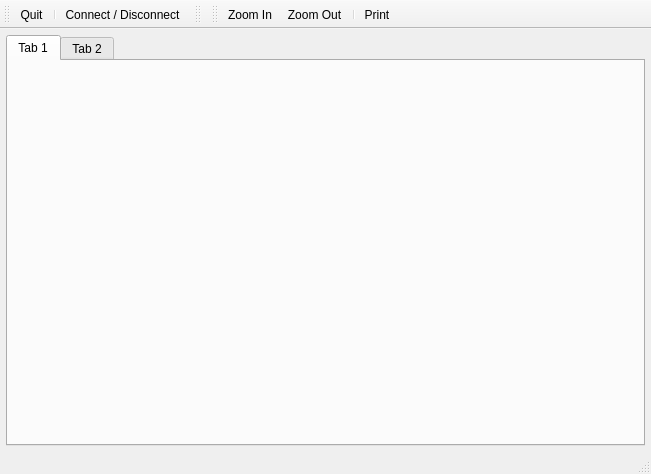
<?xml version="1.0" encoding="UTF-8"?>
<ui version="4.0">
 <class>MainWindow</class>
 <widget class="QMainWindow" name="MainWindow">
  <property name="geometry">
   <rect>
    <x>0</x>
    <y>0</y>
    <width>651</width>
    <height>474</height>
   </rect>
  </property>
  <property name="windowTitle">
   <string>qmqtt-plot</string>
  </property>
  <widget class="QWidget" name="centralwidget">
   <layout class="QHBoxLayout" name="horizontalLayout">
    <property name="leftMargin">
     <number>6</number>
    </property>
    <property name="topMargin">
     <number>6</number>
    </property>
    <property name="rightMargin">
     <number>6</number>
    </property>
    <property name="bottomMargin">
     <number>6</number>
    </property>
    <item>
     <widget class="QTabWidget" name="tabWidget">
      <property name="currentIndex">
       <number>0</number>
      </property>
      <widget class="QWidget" name="tab_rrd">
       <attribute name="title">
        <string>Tab 1</string>
       </attribute>
       <layout class="QHBoxLayout" name="horizontalLayout_2">
        <property name="leftMargin">
         <number>6</number>
        </property>
        <property name="topMargin">
         <number>6</number>
        </property>
        <property name="rightMargin">
         <number>6</number>
        </property>
        <property name="bottomMargin">
         <number>6</number>
        </property>
        <item>
         <widget class="QCustomPlot" name="plot" native="true"/>
        </item>
       </layout>
      </widget>
      <widget class="QWidget" name="tab_log">
       <attribute name="title">
        <string>Tab 2</string>
       </attribute>
       <layout class="QVBoxLayout" name="verticalLayout">
        <property name="leftMargin">
         <number>6</number>
        </property>
        <property name="topMargin">
         <number>6</number>
        </property>
        <property name="rightMargin">
         <number>6</number>
        </property>
        <property name="bottomMargin">
         <number>6</number>
        </property>
        <item>
         <widget class="QPlainTextEdit" name="log"/>
        </item>
       </layout>
      </widget>
     </widget>
    </item>
   </layout>
  </widget>
  <widget class="QMenuBar" name="menubar">
   <property name="geometry">
    <rect>
     <x>0</x>
     <y>0</y>
     <width>651</width>
     <height>25</height>
    </rect>
   </property>
  </widget>
  <widget class="QStatusBar" name="statusbar"/>
  <widget class="QToolBar" name="toolBar">
   <property name="windowTitle">
    <string>toolBar</string>
   </property>
   <attribute name="toolBarArea">
    <enum>TopToolBarArea</enum>
   </attribute>
   <attribute name="toolBarBreak">
    <bool>false</bool>
   </attribute>
   <addaction name="action_Quit"/>
   <addaction name="separator"/>
   <addaction name="actionConnect_Disconnect"/>
  </widget>
  <widget class="QToolBar" name="status">
   <property name="windowTitle">
    <string>toolBar_2</string>
   </property>
   <attribute name="toolBarArea">
    <enum>TopToolBarArea</enum>
   </attribute>
   <attribute name="toolBarBreak">
    <bool>false</bool>
   </attribute>
  </widget>
  <widget class="QToolBar" name="toolBarView">
   <property name="windowTitle">
    <string>toolBar_2</string>
   </property>
   <attribute name="toolBarArea">
    <enum>TopToolBarArea</enum>
   </attribute>
   <attribute name="toolBarBreak">
    <bool>false</bool>
   </attribute>
   <addaction name="action_Zoom_In"/>
   <addaction name="action_Zoom_Out"/>
   <addaction name="separator"/>
   <addaction name="action_Print"/>
  </widget>
  <action name="actionConnect_Disconnect">
   <property name="checkable">
    <bool>true</bool>
   </property>
   <property name="icon">
    <iconset theme="nm-stage03-connecting11">
     <normaloff>.</normaloff>.</iconset>
   </property>
   <property name="text">
    <string>Connect / Disconnect</string>
   </property>
   <property name="toolTip">
    <string>Connect</string>
   </property>
   <property name="shortcut">
    <string>Space</string>
   </property>
  </action>
  <action name="action_Quit">
   <property name="icon">
    <iconset theme="exit">
     <normaloff>.</normaloff>.</iconset>
   </property>
   <property name="text">
    <string>Quit</string>
   </property>
  </action>
  <action name="action_Zoom_In">
   <property name="icon">
    <iconset theme="zoom-in">
     <normaloff>.</normaloff>.</iconset>
   </property>
   <property name="text">
    <string>Zoom In</string>
   </property>
   <property name="toolTip">
    <string>Zoom In Time</string>
   </property>
   <property name="shortcut">
    <string>Ctrl++</string>
   </property>
  </action>
  <action name="action_Zoom_Out">
   <property name="icon">
    <iconset theme="zoom-out">
     <normaloff>.</normaloff>.</iconset>
   </property>
   <property name="text">
    <string>Zoom Out</string>
   </property>
   <property name="toolTip">
    <string>Zoom Out Time</string>
   </property>
   <property name="shortcut">
    <string>Ctrl+-</string>
   </property>
  </action>
  <action name="action_Print">
   <property name="icon">
    <iconset theme="printer">
     <normaloff>.</normaloff>.</iconset>
   </property>
   <property name="text">
    <string>Print</string>
   </property>
   <property name="shortcut">
    <string>Ctrl+P</string>
   </property>
  </action>
 </widget>
 <customwidgets>
  <customwidget>
   <class>QCustomPlot</class>
   <extends>QWidget</extends>
   <header>qcustomplot.h</header>
   <container>1</container>
  </customwidget>
 </customwidgets>
 <resources/>
 <connections>
  <connection>
   <sender>action_Quit</sender>
   <signal>triggered()</signal>
   <receiver>MainWindow</receiver>
   <slot>close()</slot>
   <hints>
    <hint type="sourcelabel">
     <x>-1</x>
     <y>-1</y>
    </hint>
    <hint type="destinationlabel">
     <x>139</x>
     <y>152</y>
    </hint>
   </hints>
  </connection>
 </connections>
</ui>
